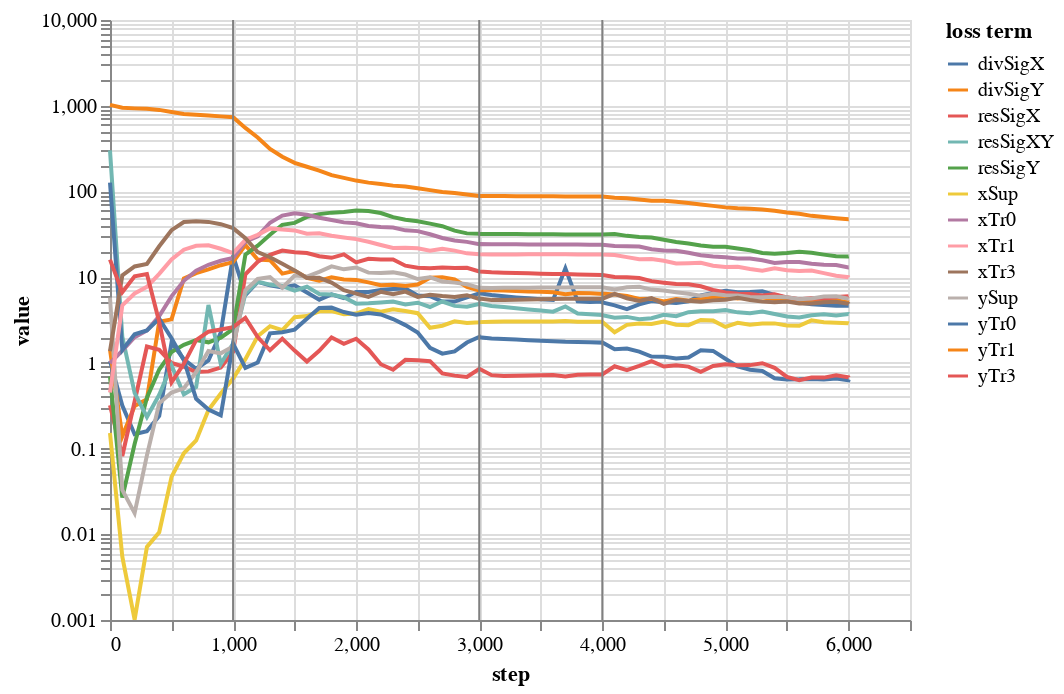

Notebook code for this chart:
### Code cell
bcNames = ['xSup','ySup','xTr0','yTr0','xTr1','yTr1','xTr3','yTr3']
lines = alt.Chart(pd.DataFrame({'step':[1000,3000,4000]})).mark_rule(color='gray').encode(x='step:Q')
lossPlot(losshistory, bcNames) + lines

### Figure 1 — Vega-Lite specification as saved in the notebook (floating-point values rounded to 4 significant figures)
{"config": {"view": {"continuousWidth": 400, "continuousHeight": 300}}, "layer": [{"data": {"name": "data-4c037c15a069601a1c06b88ba3e87393"}, "mark": "line", "encoding": {"color": {"type": "nominal", "field": "loss term"}, "tooltip": [{"type": "nominal", "field": "loss term"}, {"type": "quantitative", "field": "value"}, {"type": "quantitative", "field": "step"}], "x": {"type": "quantitative", "field": "step"}, "y": {"type": "quantitative", "field": "value", "scale": {"type": "log"}}}, "transform": [{"fold": ["divSigX", "divSigY", "resSigX", "resSigY", "resSigXY", "xSup", "ySup", "xTr0", "yTr0", "xTr1", "yTr1", "xTr3", "yTr3"], "as": ["loss term", "value"]}]}, {"data": {"name": "data-6a972eb758a4c7e3c189affa6c1549ec"}, "mark": {"type": "rule", "color": "gray"}, "encoding": {"x": {"type": "quantitative", "field": "step"}}}], "$schema": "https://vega.github.io/schema/vega-lite/v4.8.1.json", "datasets": {"data-4c037c15a069601a1c06b88ba3e87393": [{"divSigX": 1.053, "divSigY": 1.431, "resSigX": 0.32, "resSigY": 0.6941, "resSigXY": 302.1, "xSup": 0.1517, "ySup": 5.751, "xTr0": 0.9911, "yTr0": 126.5, "xTr1": 0.4505, "yTr1": 1024.0, "xTr3": 1.369, "yTr3": 16.02, "step": 0}, {"divSigX": 0.3168, "divSigY": 0.1392, "resSigX": 0.08196, "resSigY": 0.02677, "resSigXY": 2.019, "xSup": 0.005471, "ySup": 0.03291, "xTr0": 1.387, "yTr0": 1.416, "xTr1": 4.685, "yTr1": 945.8, "xTr3": 10.5, "yTr3": 6.687, "step": 100}, {"divSigX": 0.1472, "divSigY": 0.314, "resSigX": 0.3538, "resSigY": 0.1129, "resSigXY": 0.4469, "xSup": 0.001009, "ySup": 0.01768, "xTr0": 1.995, "yTr0": 2.156, "xTr1": 6.448, "yTr1": 931.0, "xTr3": 13.33, "yTr3": 10.22, "step": 200}, {"divSigX": 0.1597, "divSigY": 0.3775, "resSigX": 1.55, "resSigY": 0.3913, "resSigXY": 0.2336, "xSup": 0.007115, "ySup": 0.08318, "xTr0": 2.388, "yTr0": 2.388, "xTr1": 7.72, "yTr1": 921.1, "xTr3": 14.24, "yTr3": 10.84, "step": 300}, {"divSigX": 0.2408, "divSigY": 3.022, "resSigX": 1.419, "resSigY": 0.8352, "resSigXY": 0.4242, "xSup": 0.01056, "ySup": 0.3372, "xTr0": 3.52, "yTr0": 3.287, "xTr1": 10.92, "yTr1": 894.0, "xTr3": 22.91, "yTr3": 2.994, "step": 400}, {"divSigX": 1.726, "divSigY": 3.216, "resSigX": 0.9958, "resSigY": 1.339, "resSigXY": 0.9346, "xSup": 0.04669, "ySup": 0.4497, "xTr0": 5.968, "yTr0": 1.936, "xTr1": 16.04, "yTr1": 844.2, "xTr3": 35.31, "yTr3": 0.5917, "step": 500}, {"divSigX": 1.102, "divSigY": 9.622, "resSigX": 0.9017, "resSigY": 1.624, "resSigXY": 0.4295, "xSup": 0.08812, "ySup": 0.5054, "xTr0": 9.063, "yTr0": 1.074, "xTr1": 20.91, "yTr1": 801.1, "xTr3": 43.94, "yTr3": 0.9737, "step": 600}, {"divSigX": 0.8534, "divSigY": 11.14, "resSigX": 0.7803, "resSigY": 1.845, "resSigXY": 0.5224, "xSup": 0.1244, "ySup": 0.7814, "xTr0": 11.9, "yTr0": 0.3809, "xTr1": 23.19, "yTr1": 782.3, "xTr3": 44.76, "yTr3": 1.839, "step": 700}, {"divSigX": 1.066, "divSigY": 12.34, "resSigX": 0.7952, "resSigY": 1.736, "resSigXY": 4.728, "xSup": 0.2822, "ySup": 1.374, "xTr0": 13.94, "yTr0": 0.2853, "xTr1": 23.53, "yTr1": 766.5, "xTr3": 44.12, "yTr3": 2.311, "step": 800}, {"divSigX": 2.252, "divSigY": 13.78, "resSigX": 0.8802, "resSigY": 1.967, "resSigXY": 0.9721, "xSup": 0.438, "ySup": 1.291, "xTr0": 15.54, "yTr0": 0.2439, "xTr1": 21.43, "yTr1": 750.9, "xTr3": 41.51, "yTr3": 2.456, "step": 900}, {"divSigX": 17.8, "divSigY": 14.99, "resSigX": 1.345, "resSigY": 2.483, "resSigXY": 1.682, "xSup": 0.6547, "ySup": 1.551, "xTr0": 16.77, "yTr0": 1.677, "xTr1": 19.09, "yTr1": 732.2, "xTr3": 37.36, "yTr3": 2.608, "step": 1000}, {"divSigX": 17.8, "divSigY": 14.99, "resSigX": 1.345, "resSigY": 2.483, "resSigXY": 1.682, "xSup": 0.6547, "ySup": 1.551, "xTr0": 16.77, "yTr0": 1.677, "xTr1": 19.09, "yTr1": 732.2, "xTr3": 37.36, "yTr3": 2.608, "step": 1000}, {"divSigX": 6.155, "divSigY": 23.66, "resSigX": 10.79, "resSigY": 18.29, "resSigXY": 6.418, "xSup": 1.104, "ySup": 7.009, "xTr0": 25.89, "yTr0": 0.873, "xTr1": 27.16, "yTr1": 550.5, "xTr3": 28.56, "yTr3": 3.346, "step": 1100}, {"divSigX": 8.798, "divSigY": 16.03, "resSigX": 15.08, "resSigY": 23.28, "resSigXY": 8.846, "xSup": 2.047, "ySup": 9.564, "xTr0": 29.93, "yTr0": 1.011, "xTr1": 31.13, "yTr1": 426.5, "xTr3": 19.58, "yTr3": 1.998, "step": 1200}, {"divSigX": 8.027, "divSigY": 15.78, "resSigX": 18.19, "resSigY": 31.24, "resSigXY": 8.187, "xSup": 2.678, "ySup": 9.987, "xTr0": 43.15, "yTr0": 2.209, "xTr1": 37.06, "yTr1": 312.6, "xTr3": 17.05, "yTr3": 1.402, "step": 1300}, {"divSigX": 7.58, "divSigY": 11.0, "resSigX": 20.44, "resSigY": 40.82, "resSigXY": 7.867, "xSup": 2.403, "ySup": 7.537, "xTr0": 52.22, "yTr0": 2.281, "xTr1": 35.99, "yTr1": 253.8, "xTr3": 14.29, "yTr3": 1.916, "step": 1400}, {"divSigX": 8.046, "divSigY": 11.87, "resSigX": 19.48, "resSigY": 42.94, "resSigXY": 6.963, "xSup": 3.411, "ySup": 10.43, "xTr0": 55.48, "yTr0": 2.444, "xTr1": 35.11, "yTr1": 215.6, "xTr3": 12.0, "yTr3": 1.391, "step": 1500}, {"divSigX": 6.608, "divSigY": 9.84, "resSigX": 19.15, "resSigY": 50.44, "resSigXY": 7.763, "xSup": 3.514, "ySup": 10.16, "xTr0": 53.54, "yTr0": 3.263, "xTr1": 32.06, "yTr1": 193.9, "xTr3": 9.786, "yTr3": 1.037, "step": 1600}, {"divSigX": 5.463, "divSigY": 9.116, "resSigX": 17.5, "resSigY": 54.34, "resSigXY": 6.372, "xSup": 3.988, "ySup": 11.54, "xTr0": 49.33, "yTr0": 4.375, "xTr1": 32.47, "yTr1": 175.0, "xTr3": 9.815, "yTr3": 1.381, "step": 1700}, {"divSigX": 6.299, "divSigY": 9.933, "resSigX": 16.81, "resSigY": 56.58, "resSigXY": 6.284, "xSup": 4.019, "ySup": 13.37, "xTr0": 46.47, "yTr0": 4.409, "xTr1": 30.38, "yTr1": 154.9, "xTr3": 8.623, "yTr3": 1.977, "step": 1800}, {"divSigX": 5.694, "divSigY": 9.374, "resSigX": 18.44, "resSigY": 57.6, "resSigXY": 5.826, "xSup": 3.694, "ySup": 12.33, "xTr0": 43.55, "yTr0": 3.919, "xTr1": 29.06, "yTr1": 144.0, "xTr3": 7.059, "yTr3": 1.666, "step": 1900}, {"divSigX": 6.698, "divSigY": 9.284, "resSigX": 14.87, "resSigY": 59.93, "resSigXY": 4.907, "xSup": 3.764, "ySup": 12.97, "xTr0": 42.5, "yTr0": 3.639, "xTr1": 27.77, "yTr1": 133.8, "xTr3": 6.435, "yTr3": 1.912, "step": 2000}, {"divSigX": 6.728, "divSigY": 8.691, "resSigX": 16.38, "resSigY": 59.26, "resSigXY": 4.952, "xSup": 4.231, "ySup": 11.29, "xTr0": 39.59, "yTr0": 3.826, "xTr1": 25.86, "yTr1": 126.7, "xTr3": 5.883, "yTr3": 1.436, "step": 2100}, {"divSigX": 7.06, "divSigY": 8.068, "resSigX": 16.11, "resSigY": 55.99, "resSigXY": 5.05, "xSup": 3.957, "ySup": 11.16, "xTr0": 38.39, "yTr0": 3.667, "xTr1": 23.72, "yTr1": 122.1, "xTr3": 6.746, "yTr3": 0.9639, "step": 2200}, {"divSigX": 7.288, "divSigY": 8.142, "resSigX": 16.06, "resSigY": 50.11, "resSigXY": 5.18, "xSup": 4.229, "ySup": 11.36, "xTr0": 37.89, "yTr0": 3.248, "xTr1": 21.9, "yTr1": 116.9, "xTr3": 6.315, "yTr3": 0.831, "step": 2300}, {"divSigX": 7.379, "divSigY": 7.9, "resSigX": 13.6, "resSigY": 46.79, "resSigXY": 4.812, "xSup": 4.025, "ySup": 10.72, "xTr0": 35.15, "yTr0": 2.756, "xTr1": 22.01, "yTr1": 114.0, "xTr3": 6.79, "yTr3": 1.084, "step": 2400}, {"divSigX": 6.112, "divSigY": 8.22, "resSigX": 12.89, "resSigY": 44.95, "resSigXY": 5.03, "xSup": 3.795, "ySup": 9.499, "xTr0": 34.43, "yTr0": 2.254, "xTr1": 21.69, "yTr1": 109.0, "xTr3": 5.872, "yTr3": 1.074, "step": 2500}, {"divSigX": 5.995, "divSigY": 9.817, "resSigX": 12.72, "resSigY": 42.12, "resSigXY": 4.486, "xSup": 2.567, "ySup": 9.937, "xTr0": 31.66, "yTr0": 1.498, "xTr1": 20.3, "yTr1": 103.6, "xTr3": 6.222, "yTr3": 1.047, "step": 2600}, {"divSigX": 5.186, "divSigY": 9.988, "resSigX": 12.92, "resSigY": 39.3, "resSigXY": 5.195, "xSup": 2.713, "ySup": 8.917, "xTr0": 28.61, "yTr0": 1.281, "xTr1": 21.44, "yTr1": 98.52, "xTr3": 6.016, "yTr3": 0.7516, "step": 2700}, {"divSigX": 5.185, "divSigY": 9.432, "resSigX": 12.81, "resSigY": 34.93, "resSigXY": 4.621, "xSup": 3.048, "ySup": 8.629, "xTr0": 26.73, "yTr0": 1.359, "xTr1": 20.4, "yTr1": 95.9, "xTr3": 5.862, "yTr3": 0.7096, "step": 2800}, {"divSigX": 5.797, "divSigY": 7.682, "resSigX": 12.87, "resSigY": 32.4, "resSigXY": 4.512, "xSup": 2.919, "ySup": 8.252, "xTr0": 25.78, "yTr0": 1.726, "xTr1": 18.95, "yTr1": 92.16, "xTr3": 6.158, "yTr3": 0.6837, "step": 2900}, {"divSigX": 6.461, "divSigY": 6.993, "resSigX": 11.66, "resSigY": 32.0, "resSigXY": 4.871, "xSup": 2.978, "ySup": 7.513, "xTr0": 24.29, "yTr0": 2.003, "xTr1": 18.49, "yTr1": 88.43, "xTr3": 5.57, "yTr3": 0.8501, "step": 3000}, {"divSigX": 6.492, "divSigY": 7.015, "resSigX": 11.66, "resSigY": 31.95, "resSigXY": 4.894, "xSup": 2.988, "ySup": 7.499, "xTr0": 24.31, "yTr0": 1.986, "xTr1": 18.43, "yTr1": 88.26, "xTr3": 5.63, "yTr3": 0.8536, "step": 3001}, {"divSigX": 6.492, "divSigY": 7.015, "resSigX": 11.66, "resSigY": 31.95, "resSigXY": 4.894, "xSup": 2.988, "ySup": 7.499, "xTr0": 24.31, "yTr0": 1.986, "xTr1": 18.43, "yTr1": 88.26, "xTr3": 5.63, "yTr3": 0.8536, "step": 3001}, {"divSigX": 6.173, "divSigY": 7.012, "resSigX": 11.39, "resSigY": 31.96, "resSigXY": 4.617, "xSup": 3.016, "ySup": 7.491, "xTr0": 24.23, "yTr0": 1.92, "xTr1": 18.34, "yTr1": 88.52, "xTr3": 5.394, "yTr3": 0.7188, "step": 3100}, {"divSigX": 5.972, "divSigY": 6.968, "resSigX": 11.26, "resSigY": 31.87, "resSigXY": 4.474, "xSup": 3.04, "ySup": 7.509, "xTr0": 24.2, "yTr0": 1.896, "xTr1": 18.37, "yTr1": 88.32, "xTr3": 5.402, "yTr3": 0.7031, "step": 3200}, {"divSigX": 5.807, "divSigY": 6.9, "resSigX": 11.16, "resSigY": 31.8, "resSigXY": 4.332, "xSup": 3.043, "ySup": 7.522, "xTr0": 24.16, "yTr0": 1.867, "xTr1": 18.42, "yTr1": 88.1, "xTr3": 5.444, "yTr3": 0.7073, "step": 3300}, {"divSigX": 5.661, "divSigY": 6.822, "resSigX": 11.07, "resSigY": 31.74, "resSigXY": 4.196, "xSup": 3.041, "ySup": 7.54, "xTr0": 24.11, "yTr0": 1.84, "xTr1": 18.45, "yTr1": 87.9, "xTr3": 5.483, "yTr3": 0.7127, "step": 3400}, {"divSigX": 5.531, "divSigY": 6.742, "resSigX": 10.98, "resSigY": 31.68, "resSigXY": 4.071, "xSup": 3.039, "ySup": 7.559, "xTr0": 24.07, "yTr0": 1.815, "xTr1": 18.46, "yTr1": 87.73, "xTr3": 5.516, "yTr3": 0.7174, "step": 3500}, {"divSigX": 5.413, "divSigY": 6.666, "resSigX": 10.89, "resSigY": 31.62, "resSigXY": 3.957, "xSup": 3.036, "ySup": 7.577, "xTr0": 24.04, "yTr0": 1.792, "xTr1": 18.45, "yTr1": 87.56, "xTr3": 5.544, "yTr3": 0.7213, "step": 3600}, {"divSigX": 12.7, "divSigY": 6.327, "resSigX": 10.85, "resSigY": 31.53, "resSigXY": 4.545, "xSup": 3.086, "ySup": 7.554, "xTr0": 23.99, "yTr0": 1.76, "xTr1": 18.48, "yTr1": 87.39, "xTr3": 5.592, "yTr3": 0.6955, "step": 3700}, {"divSigX": 5.216, "divSigY": 6.53, "resSigX": 10.74, "resSigY": 31.52, "resSigXY": 3.765, "xSup": 3.024, "ySup": 7.597, "xTr0": 23.97, "yTr0": 1.754, "xTr1": 18.41, "yTr1": 87.27, "xTr3": 5.581, "yTr3": 0.7277, "step": 3800}, {"divSigX": 5.131, "divSigY": 6.471, "resSigX": 10.68, "resSigY": 31.48, "resSigXY": 3.683, "xSup": 3.014, "ySup": 7.608, "xTr0": 23.94, "yTr0": 1.739, "xTr1": 18.38, "yTr1": 87.13, "xTr3": 5.591, "yTr3": 0.7302, "step": 3900}, {"divSigX": 5.198, "divSigY": 6.374, "resSigX": 10.61, "resSigY": 31.43, "resSigXY": 3.625, "xSup": 3.008, "ySup": 7.606, "xTr0": 23.91, "yTr0": 1.723, "xTr1": 18.36, "yTr1": 86.99, "xTr3": 5.605, "yTr3": 0.7297, "step": 4000}, {"divSigX": 5.073, "divSigY": 6.435, "resSigX": 10.61, "resSigY": 31.44, "resSigXY": 3.608, "xSup": 2.999, "ySup": 7.614, "xTr0": 23.91, "yTr0": 1.728, "xTr1": 18.35, "yTr1": 87.0, "xTr3": 5.605, "yTr3": 0.7353, "step": 4001}, {"divSigX": 5.073, "divSigY": 6.435, "resSigX": 10.61, "resSigY": 31.44, "resSigXY": 3.608, "xSup": 2.999, "ySup": 7.614, "xTr0": 23.91, "yTr0": 1.728, "xTr1": 18.35, "yTr1": 87.0, "xTr3": 5.605, "yTr3": 0.7353, "step": 4001}, {"divSigX": 4.678, "divSigY": 6.292, "resSigX": 10.05, "resSigY": 31.9, "resSigXY": 3.37, "xSup": 2.274, "ySup": 7.202, "xTr0": 23.02, "yTr0": 1.443, "xTr1": 18.11, "yTr1": 84.23, "xTr3": 6.375, "yTr3": 0.9124, "step": 4100}, {"divSigX": 4.227, "divSigY": 6.015, "resSigX": 9.961, "resSigY": 30.32, "resSigXY": 3.437, "xSup": 2.775, "ySup": 7.624, "xTr0": 23.0, "yTr0": 1.471, "xTr1": 17.11, "yTr1": 82.99, "xTr3": 5.674, "yTr3": 0.8234, "step": 4200}, {"divSigX": 4.805, "divSigY": 5.549, "resSigX": 9.782, "resSigY": 29.34, "resSigXY": 3.233, "xSup": 2.88, "ySup": 7.71, "xTr0": 22.82, "yTr0": 1.353, "xTr1": 16.17, "yTr1": 80.63, "xTr3": 5.287, "yTr3": 0.9231, "step": 4300}, {"divSigX": 5.263, "divSigY": 5.606, "resSigX": 8.986, "resSigY": 29.07, "resSigXY": 3.318, "xSup": 2.836, "ySup": 7.155, "xTr0": 21.12, "yTr0": 1.184, "xTr1": 16.29, "yTr1": 77.98, "xTr3": 5.678, "yTr3": 1.048, "step": 4400}, {"divSigX": 5.089, "divSigY": 5.188, "resSigX": 8.62, "resSigY": 27.33, "resSigXY": 3.63, "xSup": 3.03, "ySup": 7.003, "xTr0": 20.51, "yTr0": 1.182, "xTr1": 15.56, "yTr1": 77.87, "xTr3": 4.867, "yTr3": 0.907, "step": 4500}, {"divSigX": 5.009, "divSigY": 5.556, "resSigX": 8.32, "resSigY": 25.67, "resSigXY": 3.502, "xSup": 2.785, "ySup": 6.683, "xTr0": 20.34, "yTr0": 1.126, "xTr1": 14.44, "yTr1": 75.83, "xTr3": 5.424, "yTr3": 0.9388, "step": 4600}, {"divSigX": 5.224, "divSigY": 5.321, "resSigX": 8.263, "resSigY": 24.7, "resSigXY": 3.9, "xSup": 2.754, "ySup": 6.398, "xTr0": 19.27, "yTr0": 1.156, "xTr1": 14.55, "yTr1": 73.17, "xTr3": 5.29, "yTr3": 0.9038, "step": 4700}, {"divSigX": 6.137, "divSigY": 5.53, "resSigX": 7.819, "resSigY": 23.43, "resSigXY": 4.005, "xSup": 3.162, "ySup": 6.075, "xTr0": 18.01, "yTr0": 1.404, "xTr1": 14.73, "yTr1": 70.42, "xTr3": 5.157, "yTr3": 0.7874, "step": 4800}, {"divSigX": 6.535, "divSigY": 5.775, "resSigX": 7.092, "resSigY": 22.7, "resSigXY": 4.001, "xSup": 3.112, "ySup": 6.38, "xTr0": 17.46, "yTr0": 1.379, "xTr1": 13.59, "yTr1": 67.83, "xTr3": 5.358, "yTr3": 0.9181, "step": 4900}, {"divSigX": 6.938, "divSigY": 5.858, "resSigX": 6.623, "resSigY": 22.67, "resSigXY": 4.126, "xSup": 2.626, "ySup": 6.154, "xTr0": 17.07, "yTr0": 1.118, "xTr1": 13.14, "yTr1": 65.17, "xTr3": 5.462, "yTr3": 0.9634, "step": 5000}, {"divSigX": 6.666, "divSigY": 5.622, "resSigX": 6.386, "resSigY": 21.63, "resSigXY": 3.883, "xSup": 2.935, "ySup": 6.125, "xTr0": 16.53, "yTr0": 0.9102, "xTr1": 13.24, "yTr1": 63.46, "xTr3": 5.738, "yTr3": 0.9368, "step": 5100}, {"divSigX": 6.688, "divSigY": 5.857, "resSigX": 6.34, "resSigY": 20.61, "resSigXY": 3.802, "xSup": 2.787, "ySup": 5.853, "xTr0": 16.46, "yTr0": 0.8326, "xTr1": 12.43, "yTr1": 62.63, "xTr3": 5.402, "yTr3": 0.9409, "step": 5200}, {"divSigX": 6.846, "divSigY": 5.784, "resSigX": 6.121, "resSigY": 19.15, "resSigXY": 3.97, "xSup": 2.874, "ySup": 5.825, "xTr0": 15.76, "yTr0": 0.805, "xTr1": 11.9, "yTr1": 61.58, "xTr3": 5.18, "yTr3": 0.9909, "step": 5300}, {"divSigX": 6.189, "divSigY": 5.553, "resSigX": 6.316, "resSigY": 18.72, "resSigXY": 3.716, "xSup": 2.887, "ySup": 5.886, "xTr0": 14.65, "yTr0": 0.661, "xTr1": 12.67, "yTr1": 59.53, "xTr3": 5.087, "yTr3": 0.8738, "step": 5400}, {"divSigX": 5.709, "divSigY": 5.415, "resSigX": 5.813, "resSigY": 19.17, "resSigXY": 3.475, "xSup": 2.727, "ySup": 5.816, "xTr0": 15.03, "yTr0": 0.6402, "xTr1": 12.06, "yTr1": 56.75, "xTr3": 5.186, "yTr3": 0.6871, "step": 5500}, {"divSigX": 5.063, "divSigY": 5.38, "resSigX": 5.535, "resSigY": 19.82, "resSigXY": 3.375, "xSup": 2.706, "ySup": 5.538, "xTr0": 15.0, "yTr0": 0.6417, "xTr1": 11.79, "yTr1": 54.76, "xTr3": 4.935, "yTr3": 0.6271, "step": 5600}, {"divSigX": 4.836, "divSigY": 5.364, "resSigX": 5.68, "resSigY": 19.22, "resSigXY": 3.598, "xSup": 3.132, "ySup": 5.65, "xTr0": 14.37, "yTr0": 0.65, "xTr1": 11.94, "yTr1": 51.88, "xTr3": 4.93, "yTr3": 0.6755, "step": 5700}, {"divSigX": 4.73, "divSigY": 5.271, "resSigX": 5.636, "resSigY": 18.32, "resSigXY": 3.682, "xSup": 2.977, "ySup": 5.954, "xTr0": 13.95, "yTr0": 0.6412, "xTr1": 11.14, "yTr1": 50.37, "xTr3": 5.096, "yTr3": 0.6728, "step": 5800}, {"divSigX": 4.649, "divSigY": 5.386, "resSigX": 5.877, "resSigY": 17.51, "resSigXY": 3.571, "xSup": 2.929, "ySup": 5.967, "xTr0": 13.84, "yTr0": 0.6586, "xTr1": 10.4, "yTr1": 48.75, "xTr3": 5.156, "yTr3": 0.7143, "step": 5900}, {"divSigX": 4.64, "divSigY": 5.082, "resSigX": 5.97, "resSigY": 17.44, "resSigXY": 3.706, "xSup": 2.892, "ySup": 5.591, "xTr0": 13.0, "yTr0": 0.6251, "xTr1": 9.998, "yTr1": 47.44, "xTr3": 4.881, "yTr3": 0.6772, "step": 6000}, {"divSigX": 4.641, "divSigY": 5.065, "resSigX": 5.989, "resSigY": 17.47, "resSigXY": 3.684, "xSup": 2.883, "ySup": 5.587, "xTr0": 13.01, "yTr0": 0.6408, "xTr1": 9.919, "yTr1": 47.45, "xTr3": 4.835, "yTr3": 0.6693, "step": 6002}], "data-6a972eb758a4c7e3c189affa6c1549ec": [{"step": 1000}, {"step": 3000}, {"step": 4000}]}}
